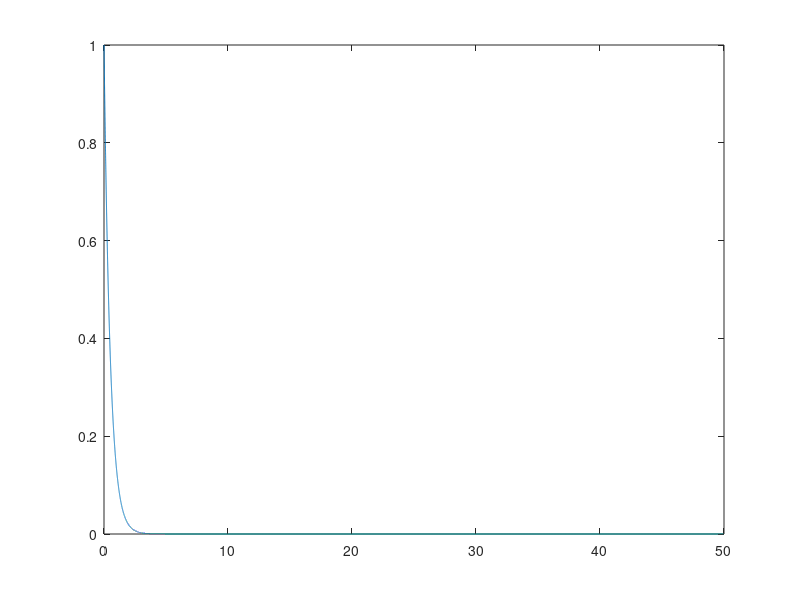
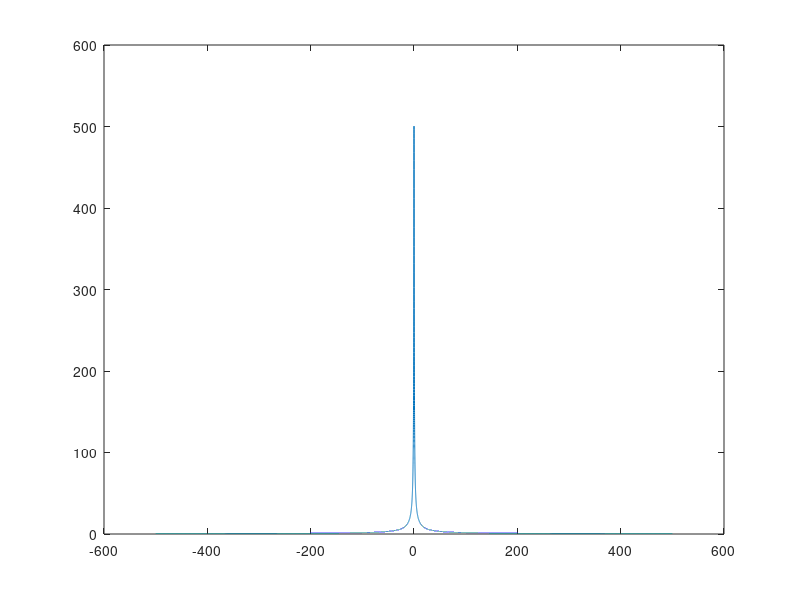
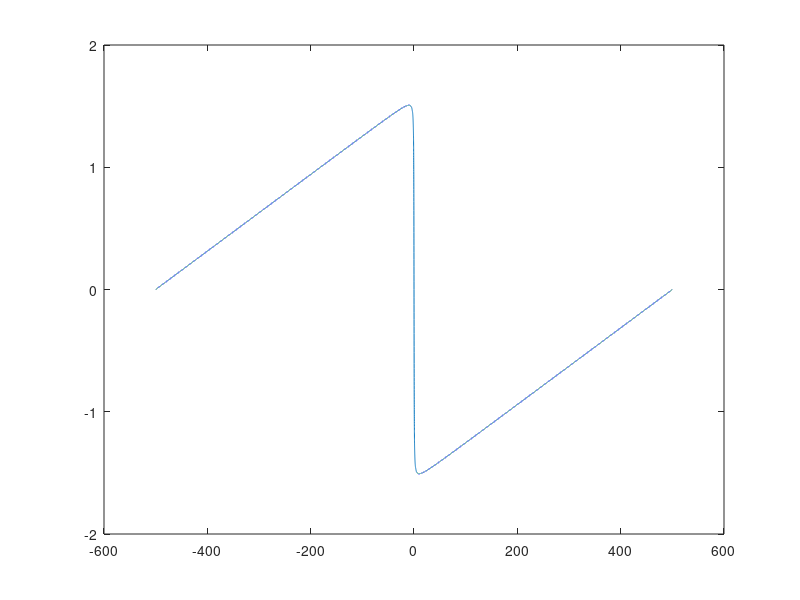

The MATLAB script that drew these images, in order:
t = linspace (0,50,50000) 
x = exp(-2*t);
figure;
plot (t,x)
X = fftshift(fft(x));
Xmag = abs (X);
Xphase = angle (X);
Fvec = linspace (-500,500,50000);
figure;
plot (Fvec,Xmag)
figure;
plot(Fvec,Xphase)